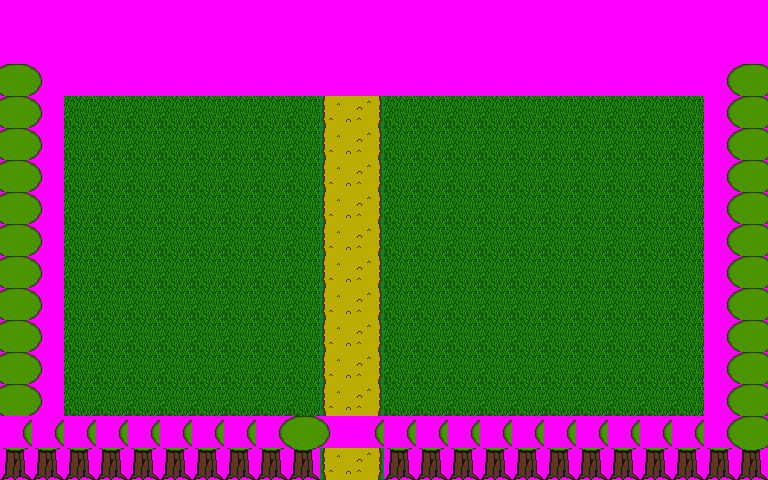

Rendered tile map (Tiled .tmx) drawn with the repository's tilesets; below, a short description and the map source with its tile grids summarised:
An orthogonal 24x15 tile map with 32x32 px tiles, 5 tile layers (Background1, Background2, Objet, Foreground2, ...).

<map version="1.0" orientation="orthogonal" width="24" height="15" tilewidth="32" tileheight="32">
 <tileset firstgid="1" name="tileset_foret" tilewidth="32" tileheight="32" spacing="1" margin="1">
  <image source="tileset/tileset_foret.png" trans="ff00ff" width="306" height="273" />
  <tile id="18">
   <properties>
    <property name="collision" value="true" />
   </properties>
  </tile>
  <tile id="19">
   <properties>
    <property name="collision" value="true" />
   </properties>
  </tile>
 </tileset>
 <layer name="Background1" width="24" height="15">
  <data>[360 cells, 358 non-empty, 3 distinct tile ids]</data>
 </layer>
 <layer name="Background2" width="24" height="15">
  <data>[360 cells, 140 non-empty, 8 distinct tile ids]</data>
 </layer>
 <layer name="Objet" width="24" height="15">
  <data>[360 cells, 0 non-empty, 0 distinct tile ids]</data>
 </layer>
 <layer name="Foreground2" width="24" height="15">
  <data>[360 cells, 44 non-empty, 1 distinct tile ids]</data>
 </layer>
 <layer name="Foreground1" width="24" height="15">
  <data>[360 cells, 44 non-empty, 2 distinct tile ids]</data>
 </layer>
</map>